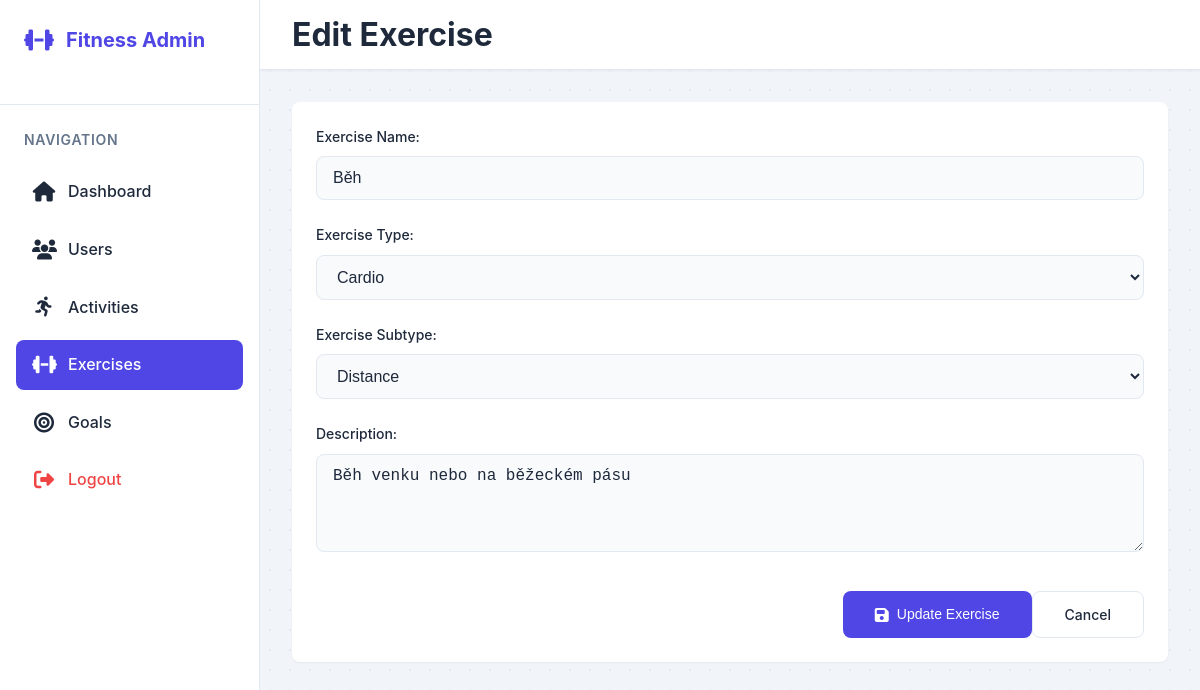
Page /admin/edit_exercise.php?id=1 (signed in) on the committed database.
### tables this page shows
CREATE TABLE IF NOT EXISTS individual_exercises (
    id INT AUTO_INCREMENT PRIMARY KEY,
    name VARCHAR(100) NOT NULL UNIQUE,
    description TEXT,
    exercise_type ENUM('cardio', 'strength', 'flexibility', 'balance', 'other') NOT NULL,
    subtype ENUM('Distance', 'RepsSetsWeight', 'Reps') NOT NULL
);

### admin/edit_exercise.php (the view, shortened to what this page needs)
<?php
require_once '../config.php';
$exercise = null;
$isNewExercise = !isset($_GET['id']);
if (!$isNewExercise) {
    try {
        $stmt = $pdo->prepare("SELECT * FROM individual_exercises WHERE id = ?");
        $stmt->execute([$_GET['id']]);
        $exercise = $stmt->fetch(PDO::FETCH_ASSOC);
    } catch (PDOException $e) {
        $error_message = "Error loading exercise: " . $e->getMessage();
    }
}
?>
<!DOCTYPE html>
<html lang="en">
<head>
    <link rel="stylesheet" href="../public/css/styles.css">
    <link rel="stylesheet" href="../public/css/admin.css">
    <link rel="stylesheet" href="https://cdnjs.cloudflare.com/ajax/libs/font-awesome/6.5.1/css/all.min.css">
</head>
<body class="admin-body">
    <div class="admin-layout">
        <aside class="admin-sidebar">
            <div class="sidebar-header">
                <h2 class="sidebar-logo">
                    <i class="fas fa-dumbbell"></i>
                    <span>Fitness Admin</span>
                </h2>
            </div>
            <nav class="sidebar-nav">
                <div class="nav-section">
                    <h3 class="nav-title">Navigation</h3>
                    <ul>
                        <li>
                            <a href="index.php">
                                <i class="fas fa-home"></i>
                                <span>Dashboard</span>
                            </a>
                        </li>
                        <li>
                            <a href="users.php">
                                <i class="fas fa-users"></i>
                                <span>Users</span>
                            </a>
                        </li>
                        <li>
                            <a href="activities.php">
                                <i class="fas fa-running"></i>
                                <span>Activities</span>
                            </a>
                        </li>
                        <li>
                            <a href="exercises.php" class="active">
                                <i class="fas fa-dumbbell"></i>
                                <span>Exercises</span>
                            </a>
                        </li>
                        <li>
                            <a href="manage_goals.php">
                                <i class="fas fa-bullseye"></i>
                                <span>Goals</span>
                            </a>
                        </li>
                        <li>
                            <a href="logout.php" class="logout-link">
                                <i class="fas fa-sign-out-alt"></i>
                                <span>Logout</span>
                            </a>
                        </li>
                    </ul>
                </div>
            </nav>
        </aside>
        <main class="admin-main">
            <header class="admin-header">
                <div class="header-content">
                    <h1><?php echo $isNewExercise ? 'Add New Exercise' : 'Edit Exercise'; ?></h1>
                </div>
            </header>
            <div class="admin-content">
                <div class="content-card">
                    <form method="POST" class="admin-form">
                        <div class="form-group">
                            <label for="name">Exercise Name:</label>
                            <input type="text" id="name" name="name" value="<?php echo htmlspecialchars($exercise['name'] ?? ''); ?>" required>
                        </div>
                        <div class="form-group">
                            <label for="exercise_type">Exercise Type:</label>
                            <select id="exercise_type" name="exercise_type" required>
                                <option value="cardio" <?php echo (($exercise['exercise_type'] ?? '') === 'cardio') ? 'selected' : ''; ?>>Cardio</option>
                            </select>
                        </div>
                        <div class="form-group">
                            <label for="subtype">Exercise Subtype:</label>
                            <select id="subtype" name="subtype" required>
                                <option value="Distance" <?php echo (($exercise['subtype'] ?? '') === 'Distance') ? 'selected' : ''; ?>>Distance</option>
                            </select>
                        </div>
                        <div class="form-group">
                            <label for="description">Description:</label>
                            <textarea id="description" name="description" rows="4"><?php echo htmlspecialchars($exercise['description'] ?? ''); ?></textarea>
                        </div>
                        <div class="form-actions">
                            <button type="submit" class="btn btn-primary">
                                <i class="fas fa-save"></i>
                                <?php echo $isNewExercise ? 'Create Exercise' : 'Update Exercise'; ?>
                            </button>
                            <a href="exercises.php" class="btn btn-outline">Cancel</a>
                        </div>
                    </form>
                </div>
            </div>
        </main>
    </div>
</body>
</html>

### public/css/admin.css (style rules this page uses)
:root { --primary-light: rgba(79, 70, 229, 0.1); --success-light: rgba(16, 185, 129, 0.1); --warning-light: rgba(245, 158, 11, 0.1); --info-light: rgba(112, 70, 229, 0.1); --danger-light: rgba(239, 68, 68, 0.1); --danger-dark: #dc2626; --sidebar-width: 260px; --header-height: 70px; }
.admin-body { background-color: var(--body-bg); min-height: 100vh; overflow-x: hidden; }
.admin-layout { display: flex; min-height: 100vh; }
.admin-sidebar { width: var(--sidebar-width); background: var(--card-bg); border-right: 1px solid var(--border-color); display: flex; flex-direction: column; position: fixed; height: 100vh; z-index: 1000; overflow-y: auto; }
.sidebar-header { padding: 1.5rem; display: flex; align-items: center; justify-content: space-between; border-bottom: 1px solid var(--border-color); position: sticky; top: 0; background: var(--card-bg); z-index: 2; }
.sidebar-logo { display: flex; align-items: center; gap: 0.75rem; font-size: 1.25rem; color: var(--primary-color); white-space: nowrap; }
.sidebar-logo i { font-size: 1.5rem; }
.sidebar-nav { padding: 1.5rem 1rem; flex-grow: 1; }
.nav-section { margin-bottom: 2rem; }
.nav-title { color: var(--text-muted); font-size: 0.875rem; text-transform: uppercase; letter-spacing: 0.05em; padding: 0 0.5rem; margin-bottom: 1rem; }
.sidebar-nav ul { list-style: none; padding: 0; margin: 0; display: flex; flex-direction: column; gap: 0.5rem; }
.sidebar-nav li { width: 100%; }
.sidebar-nav a { display: flex; align-items: center; padding: 0.75rem 1rem; color: var(--text-color); border-radius: var(--border-radius); transition: var(--transition); text-decoration: none; gap: 0.75rem; white-space: nowrap; width: 100%; }
.sidebar-nav a i { font-size: 1.25rem; width: 1.5rem; text-align: center; flex-shrink: 0; }
.sidebar-nav a span { flex-grow: 1; overflow: hidden; text-overflow: ellipsis; }
.sidebar-nav a.active { background-color: var(--primary-color); color: white; }
.logout-link { color: var(--danger-color) !important; margin-top: auto; }
.admin-main { flex-grow: 1; margin-left: var(--sidebar-width); min-height: 100vh; padding-top: 0; }
.admin-header { background: var(--card-bg); height: var(--header-height); border-bottom: 1px solid var(--border-color); position: sticky; top: 0; z-index: 100; padding: 0 2rem; }
.header-content { height: 100%; display: flex; align-items: center; justify-content: space-between; }
.admin-content { padding: 2rem; }
.content-card { background: var(--card-bg); border-radius: var(--border-radius); padding: 1.5rem; box-shadow: var(--shadow-sm); }
.btn { display: inline-flex; align-items: center; gap: 0.5rem; padding: 0.5rem 1rem; border-radius: var(--border-radius); font-weight: 500; cursor: pointer; transition: var(--transition); border: none; font-size: 0.875rem; }
.btn i { font-size: 1rem; }
.btn-primary { background-color: var(--primary-color); color: white; }
.btn-outline { border: 1px solid var(--border-color); background: none; color: var(--text-color); }

### rows in the picture
individual_exercises: name "Běh", exercise_type "Cardio", subtype "Distance", description "Běh venku nebo na běžeckém pásu"
